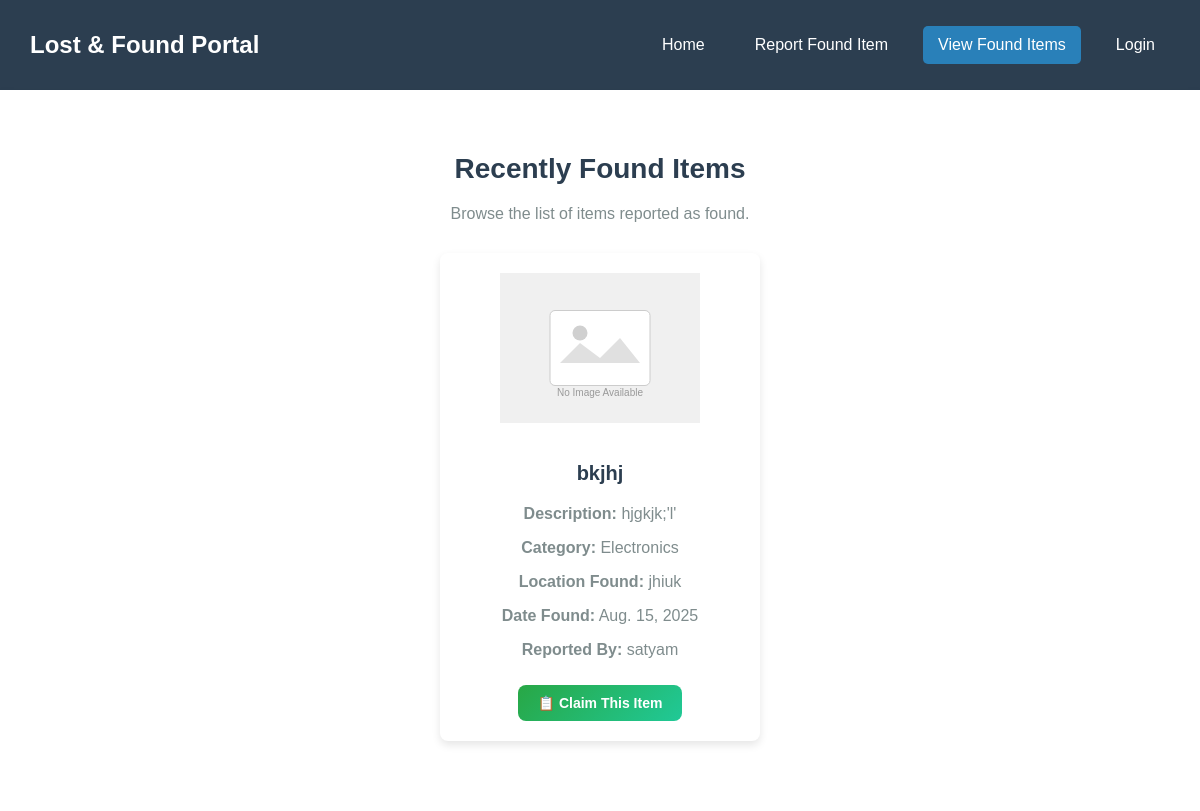
The page /view-found/ on the database as committed earlier.
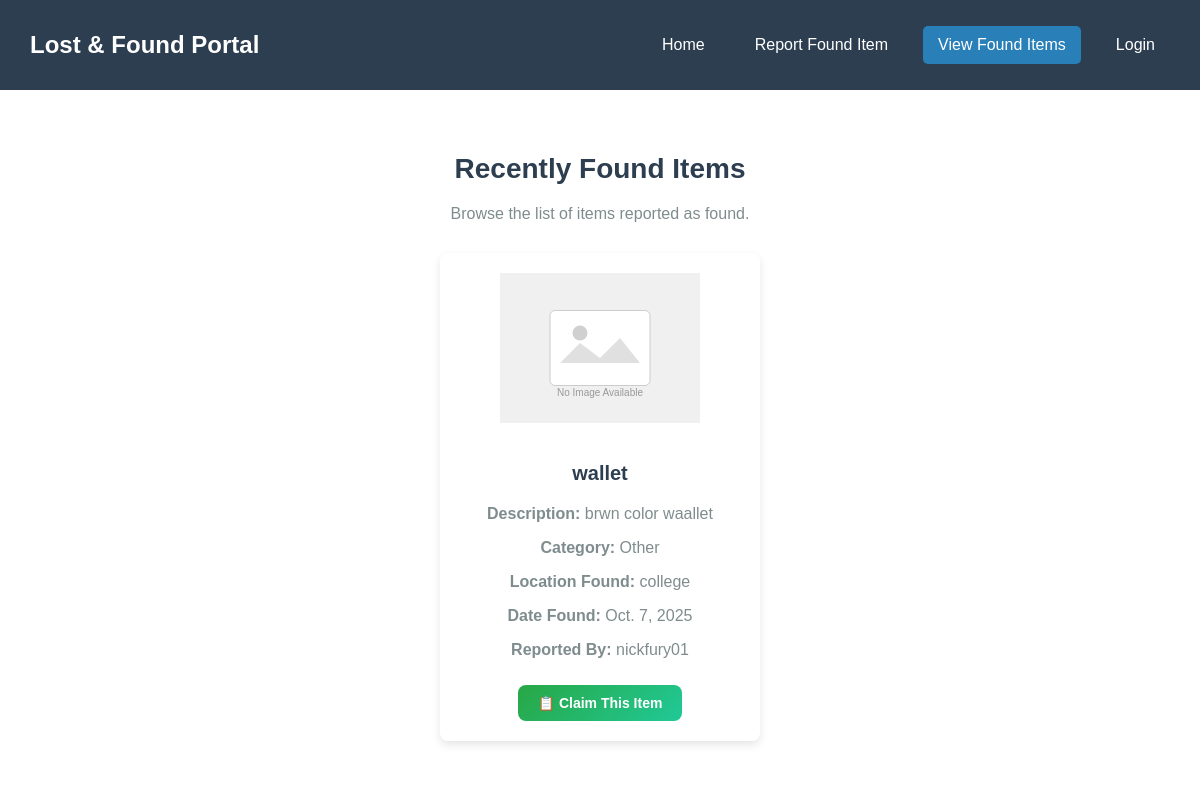
The same page on the database as committed later.
### found_app/models.py (models this page shows, shortened)
class FoundItem(models.Model):
    CATEGORY_CHOICES = [
        ('electronics', 'Electronics'),
        ('documents', 'Documents'),
        ('clothing', 'Clothing'),
        ('other', 'Other'),
    ]
    user = models.ForeignKey(User, on_delete=models.CASCADE)  # Link to the User model
    item_name = models.CharField(max_length=255)  # Name of the lost item
    description = models.TextField()  # Description of the item
    category = models.CharField(
        max_length=20,
        choices=CATEGORY_CHOICES,  # Predefined choices for category
        default='other',  # Default category
    )
    date_found = models.DateField()  # Date when the item was lost
    location = models.CharField(max_length=255)  # Where the item was lost
    image = models.ImageField(upload_to='lost_items/', blank=True, null=True)  # Optional image field
    is_claimed = models.BooleanField(default=False)  # Track if item is claimed
    claimed_by = models.ForeignKey(User, on_delete=models.SET_NULL, null=True, blank=True, related_name='claimed_items')  # Who claimed it
    class Meta:
        db_table="Found_item"

### found_app/views.py (the view)
# urls.py: path('view-found/', v.view_found, name='view_found'),
def view_found(request):
    items = FoundItem.objects.all().order_by('-date_found')
    return render(request, 'view_found.html', {'items': items})

### found_app/templates/view_found.html (shortened to what this page needs)
{% load static %}
<!DOCTYPE html>
<html lang="en">
<head>
    <link rel="stylesheet" href="{% static 'css/view_found.css' %}">
</head>
<body>
    <header>
        <h1>Lost & Found Portal</h1>
        <nav>
            <a href="{% url 'home' %}">Home</a>
            <a href="{% url 'report_found' %}">Report Found Item</a>
            <a href="{% url 'view_found' %}" class="active">View Found Items</a>
            {% if user.is_authenticated %}
                <a href="{% url 'my_found_items' %}">My Items</a>
                <a href="{% url 'logout' %}">Logout</a>
            {% else %}
                <a href="{% url 'login' %}">Login</a>
            {% endif %}
        </nav>
    </header>
    <main>
        <section class="items-list">
            <h2>Recently Found Items</h2>
            <p>Browse the list of items reported as found.</p>
            {% if items %}
                <div class="items-container">
                    {% for item in items %}
                        <div class="item-card">
                            {% if item.image %}
                                <img src="{{ item.image.url }}" alt="Item Image" class="item-image">
                            {% else %}
                                <img src="{% static 'images/no-image.svg' %}" alt="No Image" class="item-image">
                            {% endif %}
                            <div class="item-details">
                                <h3>{{ item.item_name }}</h3>
                                <p><strong>Description:</strong> {{ item.description }}</p>
                                <p><strong>Category:</strong> {{ item.get_category_display }}</p>
                                <p><strong>Location Found:</strong> {{ item.location }}</p>
                                <p><strong>Date Found:</strong> {{ item.date_found }}</p>
                                <p><strong>Reported By:</strong> {{ item.user.username }}</p>
                                {% if item.is_claimed %}
                                    <p style="color: #28a745; font-weight: 600;">✅ Already Claimed</p>
                                {% else %}
                                    {% if user != item.user %}
                                        <a href="{% url 'claim_item' item.id %}" class="claim-btn"
                                           style="display: inline-block; background: linear-gradient(135deg, #28a745 0%, #20c997 100%);
                                                  color: white; padding: 10px 20px; border-radius: 8px; text-decoration: none;
                                                  margin-top: 10px; font-weight: 600;">
                                            📋 Claim This Item
                                        </a>
                                    {% endif %}
                                {% endif %}
                            </div>
                        </div>
                    {% endfor %}
                </div>
            {% else %}
                <p class="no-items">No found items available at the moment.</p>
            {% endif %}
        </section>
    </main>
</body>
</html>

### found_app/static/css/view_found.css (style rules this page uses)
body { font-family: 'Arial', sans-serif; margin: 0; padding: 0; background-color: #f8f9fa; color: #333; }
header { display: flex; justify-content: space-between; align-items: center; background: #2c3e50; padding: 15px 30px; color: white; }
header h1 { font-size: 24px; font-weight: bold; }
nav { display: flex; gap: 20px; }
nav a { color: white; text-decoration: none; font-size: 16px; padding: 10px 15px; border-radius: 5px; transition: all 0.3s ease-in-out; }
nav a.active { background: #2980b9; }
main { padding: 40px 20px; background-color: #fff; box-shadow: 0 4px 8px rgba(0, 0, 0, 0.1); }
.items-list { text-align: center; }
.items-list h2 { font-size: 28px; color: #2c3e50; margin-bottom: 20px; }
.items-list p { font-size: 16px; color: #7f8c8d; }
.items-container { display: flex; justify-content: center; gap: 20px; flex-wrap: wrap; margin-top: 30px; }
.item-card { background: white; border-radius: 8px; padding: 20px; width: 280px; box-shadow: 0 4px 8px rgba(0, 0, 0, 0.1); text-align: center; transition: transform 0.3s; margin-bottom: 30px; }
.item-image { width: 100%; height: 150px; object-fit: contain; border-radius: 5px; margin-bottom: 15px; }
.item-details { font-size: 14px; color: #7f8c8d; }
.item-details h3 { font-size: 20px; color: #2c3e50; }
.claim-btn { background: #27ae60; color: white; border: none; padding: 10px 15px; cursor: pointer; border-radius: 5px; font-weight: bold; transition: 0.3s ease-in-out; margin-top: 10px; }

Rows that differ between the two databases and show on the page:
removed FoundItem: item_name "bkjhj", description "hjgkjk;'l'", category "Electronics", location "jhiuk", date_found "Aug. 15, 2025", user.username "satyam", is_claimed "📋 Claim This Item"
added FoundItem: item_name "wallet", description "brwn color waallet", category "Other", location "college", date_found "Oct. 7, 2025", user.username "nickfury01", is_claimed "📋 Claim This Item"
